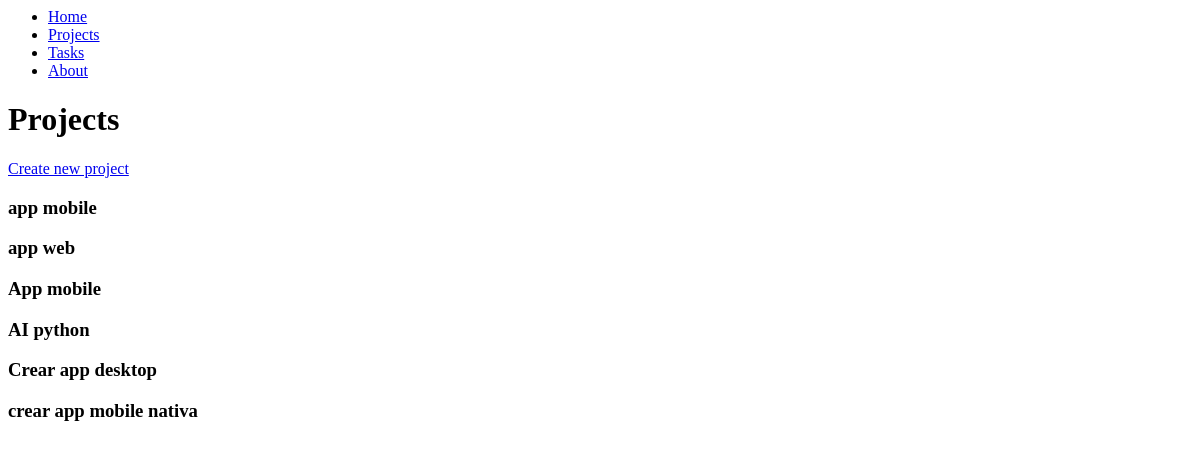
The page /projects/ on the database as committed earlier.
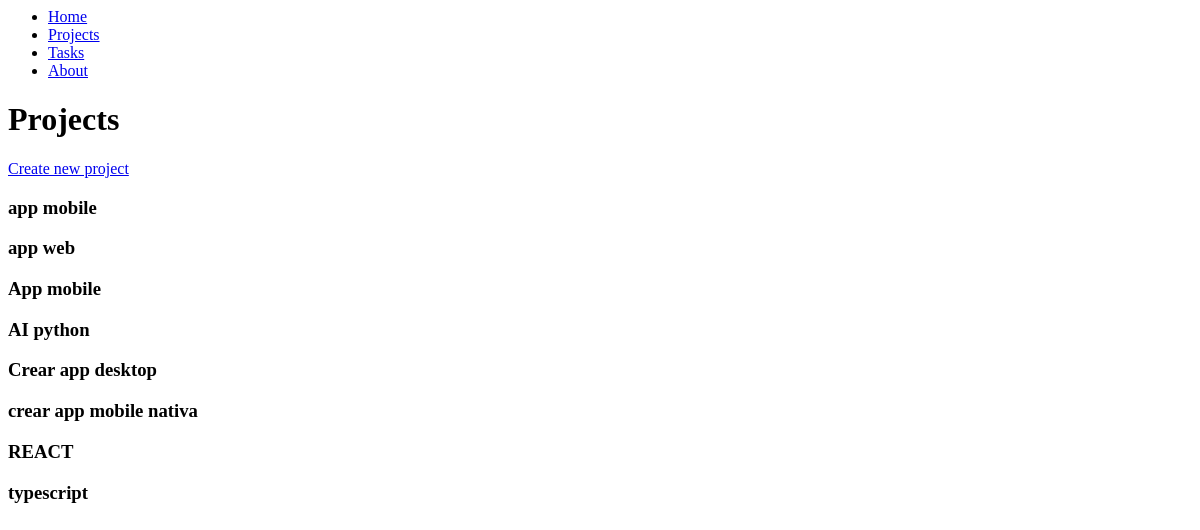
The same page on the database as committed later.
### myfirstapp/models.py (models this page shows, shortened)
class Project(models.Model):
    name = models.CharField(max_length=200)

### myfirstapp/views.py (the view)
# urls.py: path('projects/', views.projects, name='projects'),
def projects(request):
    projects = Project.objects.all()
    return render(request, 'projects.html', {
        'projects': projects
    })

### myfirstapp/templates/projects.html
{% extends 'layouts/navbar.html' %}
{% block content %}
<h1>Projects</h1>
<a href={% url 'create_project' %}>Create new project</a>
{% for project in projects %}
<div>
    <h3>{{project.name}}</h3>
</div>
{% endfor %}
{% endblock content %}

Rows that differ between the two databases and show on the page:
added Project: name "REACT"
added Project: name "typescript"
